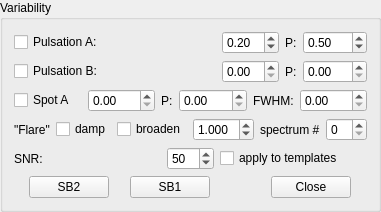
          <widget class="QGroupBox" name="groupBox_4">
           <property name="title">
            <string>Variability</string>
           </property>
           <layout class="QVBoxLayout" name="verticalLayout_7">
            <item>
             <layout class="QHBoxLayout" name="horizontalLayout_27">
              <item>
               <widget class="QCheckBox" name="checkBox_3">
                <property name="text">
                 <string>Pulsation A:</string>
                </property>
               </widget>
              </item>
              <item>
               <widget class="QDoubleSpinBox" name="doubleSpinBox_9">
                <property name="sizePolicy">
                 <sizepolicy hsizetype="Maximum" vsizetype="Fixed">
                  <horstretch>0</horstretch>
                  <verstretch>0</verstretch>
                 </sizepolicy>
                </property>
                <property name="value">
                 <double>0.200000000000000</double>
                </property>
               </widget>
              </item>
              <item>
               <widget class="QLabel" name="label_26">
                <property name="sizePolicy">
                 <sizepolicy hsizetype="Maximum" vsizetype="Preferred">
                  <horstretch>0</horstretch>
                  <verstretch>0</verstretch>
                 </sizepolicy>
                </property>
                <property name="text">
                 <string>P:</string>
                </property>
               </widget>
              </item>
              <item>
               <widget class="QDoubleSpinBox" name="doubleSpinBox_16">
                <property name="sizePolicy">
                 <sizepolicy hsizetype="Maximum" vsizetype="Fixed">
                  <horstretch>0</horstretch>
                  <verstretch>0</verstretch>
                 </sizepolicy>
                </property>
                <property name="maximum">
                 <double>999.990000000000009</double>
                </property>
                <property name="value">
                 <double>0.500000000000000</double>
                </property>
               </widget>
              </item>
             </layout>
            </item>
            <item>
             <layout class="QHBoxLayout" name="horizontalLayout_32">
              <item>
               <widget class="QCheckBox" name="checkBox_8">
                <property name="text">
                 <string>Pulsation B:</string>
                </property>
               </widget>
              </item>
              <item>
               <widget class="QDoubleSpinBox" name="doubleSpinBox">
                <property name="sizePolicy">
                 <sizepolicy hsizetype="Maximum" vsizetype="Fixed">
                  <horstretch>0</horstretch>
                  <verstretch>0</verstretch>
                 </sizepolicy>
                </property>
               </widget>
              </item>
              <item>
               <widget class="QLabel" name="label_29">
                <property name="sizePolicy">
                 <sizepolicy hsizetype="Maximum" vsizetype="Preferred">
                  <horstretch>0</horstretch>
                  <verstretch>0</verstretch>
                 </sizepolicy>
                </property>
                <property name="text">
                 <string>P:</string>
                </property>
               </widget>
              </item>
              <item>
               <widget class="QDoubleSpinBox" name="doubleSpinBox_18">
                <property name="sizePolicy">
                 <sizepolicy hsizetype="Maximum" vsizetype="Fixed">
                  <horstretch>0</horstretch>
                  <verstretch>0</verstretch>
                 </sizepolicy>
                </property>
                <property name="maximum">
                 <double>999.990000000000009</double>
                </property>
               </widget>
              </item>
             </layout>
            </item>
            <item>
             <layout class="QHBoxLayout" name="horizontalLayout_33">
              <item>
               <widget class="QCheckBox" name="checkBox_9">
                <property name="text">
                 <string>Spot A</string>
                </property>
               </widget>
              </item>
              <item>
               <widget class="QDoubleSpinBox" name="doubleSpinBox_19"/>
              </item>
              <item>
               <widget class="QLabel" name="label_30">
                <property name="sizePolicy">
                 <sizepolicy hsizetype="Maximum" vsizetype="Preferred">
                  <horstretch>0</horstretch>
                  <verstretch>0</verstretch>
                 </sizepolicy>
                </property>
                <property name="text">
                 <string>P:</string>
                </property>
               </widget>
              </item>
              <item>
               <widget class="QDoubleSpinBox" name="doubleSpinBox_20"/>
              </item>
              <item>
               <widget class="QLabel" name="label_31">
                <property name="sizePolicy">
                 <sizepolicy hsizetype="Maximum" vsizetype="Preferred">
                  <horstretch>0</horstretch>
                  <verstretch>0</verstretch>
                 </sizepolicy>
                </property>
                <property name="text">
                 <string>FWHM:</string>
                </property>
               </widget>
              </item>
              <item>
               <widget class="QDoubleSpinBox" name="doubleSpinBox_21"/>
              </item>
             </layout>
            </item>
            <item>
             <layout class="QHBoxLayout" name="horizontalLayout_34">
              <item>
               <widget class="QLabel" name="label_32">
                <property name="text">
                 <string>&quot;Flare&quot;</string>
                </property>
               </widget>
              </item>
              <item>
               <widget class="QCheckBox" name="checkBox_10">
                <property name="text">
                 <string>damp</string>
                </property>
               </widget>
              </item>
              <item>
               <widget class="QCheckBox" name="checkBox_11">
                <property name="text">
                 <string>broaden</string>
                </property>
               </widget>
              </item>
              <item>
               <widget class="QDoubleSpinBox" name="doubleSpinBox_22">
                <property name="decimals">
                 <number>3</number>
                </property>
                <property name="minimum">
                 <double>-9.990000000000000</double>
                </property>
                <property name="maximum">
                 <double>9.990000000000000</double>
                </property>
                <property name="value">
                 <double>1.000000000000000</double>
                </property>
               </widget>
              </item>
              <item>
               <widget class="QLabel" name="label_33">
                <property name="text">
                 <string>spectrum #</string>
                </property>
               </widget>
              </item>
              <item>
               <widget class="QSpinBox" name="spinBox_5"/>
              </item>
             </layout>
            </item>
            <item>
             <layout class="QHBoxLayout" name="horizontalLayout_9">
              <item>
               <widget class="QLabel" name="label_4">
                <property name="text">
                 <string>SNR:</string>
                </property>
               </widget>
              </item>
              <item>
               <widget class="QSpinBox" name="spinBox">
                <property name="sizePolicy">
                 <sizepolicy hsizetype="Maximum" vsizetype="Fixed">
                  <horstretch>0</horstretch>
                  <verstretch>0</verstretch>
                 </sizepolicy>
                </property>
                <property name="maximum">
                 <number>999</number>
                </property>
                <property name="value">
                 <number>50</number>
                </property>
               </widget>
              </item>
              <item>
               <widget class="QCheckBox" name="checkBox_14">
                <property name="text">
                 <string>apply to templates</string>
                </property>
               </widget>
              </item>
             </layout>
            </item>
            <item>
             <layout class="QHBoxLayout" name="horizontalLayout_20">
              <item>
               <widget class="QPushButton" name="pushButton_3">
                <property name="sizePolicy">
                 <sizepolicy hsizetype="Maximum" vsizetype="Fixed">
                  <horstretch>0</horstretch>
                  <verstretch>0</verstretch>
                 </sizepolicy>
                </property>
                <property name="text">
                 <string>SB2</string>
                </property>
               </widget>
              </item>
              <item>
               <widget class="QPushButton" name="pushButton_5">
                <property name="sizePolicy">
                 <sizepolicy hsizetype="Maximum" vsizetype="Fixed">
                  <horstretch>0</horstretch>
                  <verstretch>0</verstretch>
                 </sizepolicy>
                </property>
                <property name="text">
                 <string>SB1</string>
                </property>
               </widget>
              </item>
              <item>
               <spacer name="horizontalSpacer_2">
                <property name="orientation">
                 <enum>Qt::Horizontal</enum>
                </property>
                <property name="sizeType">
                 <enum>QSizePolicy::Preferred</enum>
                </property>
                <property name="sizeHint" stdset="0">
                 <size>
                  <width>40</width>
                  <height>20</height>
                 </size>
                </property>
               </spacer>
              </item>
              <item>
               <widget class="QPushButton" name="pushButton">
                <property name="sizePolicy">
                 <sizepolicy hsizetype="Maximum" vsizetype="Fixed">
                  <horstretch>0</horstretch>
                  <verstretch>0</verstretch>
                 </sizepolicy>
                </property>
                <property name="text">
                 <string>Close</string>
                </property>
               </widget>
              </item>
             </layout>
            </item>
           </layout>
          </widget>
